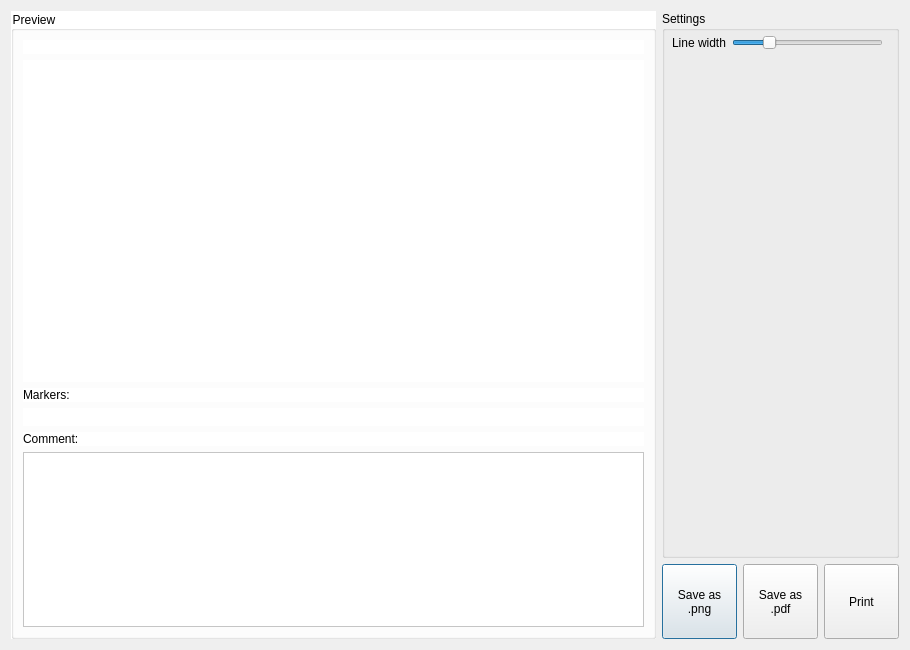
<?xml version="1.0" encoding="UTF-8"?>
<ui version="4.0">
 <class>Print</class>
 <widget class="QDialog" name="Print">
  <property name="geometry">
   <rect>
    <x>0</x>
    <y>0</y>
    <width>910</width>
    <height>650</height>
   </rect>
  </property>
  <property name="windowTitle">
   <string>Print</string>
  </property>
  <layout class="QHBoxLayout" name="horizontalLayout_2">
   <item>
    <widget class="QGroupBox" name="groupBoxGraph">
     <property name="styleSheet">
      <string notr="true">background-color: white;</string>
     </property>
     <property name="title">
      <string>Preview</string>
     </property>
     <layout class="QVBoxLayout" name="verticalLayout_5">
      <item>
       <layout class="QVBoxLayout" name="verticalLayout_4">
        <item>
         <widget class="QLabel" name="lineEditHead">
          <property name="text">
           <string/>
          </property>
         </widget>
        </item>
        <item>
         <widget class="QCustomPlot" name="widgetGraph" native="true">
          <property name="sizePolicy">
           <sizepolicy hsizetype="Preferred" vsizetype="Expanding">
            <horstretch>0</horstretch>
            <verstretch>0</verstretch>
           </sizepolicy>
          </property>
          <property name="minimumSize">
           <size>
            <width>500</width>
            <height>200</height>
           </size>
          </property>
         </widget>
        </item>
       </layout>
      </item>
      <item>
       <layout class="QVBoxLayout" name="verticalLayout_2">
        <item>
         <widget class="QLabel" name="label_2">
          <property name="text">
           <string>Markers:</string>
          </property>
         </widget>
        </item>
        <item>
         <widget class="QWidget" name="markersWidget" native="true">
          <layout class="QHBoxLayout" name="horizontalLayout_3">
           <item>
            <layout class="QGridLayout" name="markersLayout"/>
           </item>
          </layout>
         </widget>
        </item>
       </layout>
      </item>
      <item>
       <layout class="QVBoxLayout" name="verticalLayout">
        <item>
         <widget class="QLabel" name="label">
          <property name="sizePolicy">
           <sizepolicy hsizetype="Preferred" vsizetype="Maximum">
            <horstretch>0</horstretch>
            <verstretch>0</verstretch>
           </sizepolicy>
          </property>
          <property name="text">
           <string>Comment:</string>
          </property>
         </widget>
        </item>
        <item>
         <widget class="QTextEdit" name="textEditComment">
          <property name="sizePolicy">
           <sizepolicy hsizetype="Expanding" vsizetype="Minimum">
            <horstretch>0</horstretch>
            <verstretch>0</verstretch>
           </sizepolicy>
          </property>
          <property name="minimumSize">
           <size>
            <width>500</width>
            <height>50</height>
           </size>
          </property>
          <property name="maximumSize">
           <size>
            <width>16777215</width>
            <height>175</height>
           </size>
          </property>
         </widget>
        </item>
       </layout>
      </item>
     </layout>
    </widget>
   </item>
   <item>
    <layout class="QVBoxLayout" name="verticalLayout_3">
     <item>
      <widget class="QGroupBox" name="groupBoxSettings">
       <property name="minimumSize">
        <size>
         <width>225</width>
         <height>0</height>
        </size>
       </property>
       <property name="title">
        <string>Settings</string>
       </property>
       <widget class="QWidget" name="">
        <property name="geometry">
         <rect>
          <x>10</x>
          <y>20</y>
          <width>211</width>
          <height>24</height>
         </rect>
        </property>
        <layout class="QHBoxLayout" name="horizontalLayout_4">
         <item>
          <widget class="QLabel" name="label_3">
           <property name="text">
            <string>Line width</string>
           </property>
          </widget>
         </item>
         <item>
          <widget class="QSlider" name="lineSlider">
           <property name="minimum">
            <number>1</number>
           </property>
           <property name="maximum">
            <number>10</number>
           </property>
           <property name="pageStep">
            <number>1</number>
           </property>
           <property name="sliderPosition">
            <number>3</number>
           </property>
           <property name="orientation">
            <enum>Qt::Horizontal</enum>
           </property>
          </widget>
         </item>
        </layout>
       </widget>
      </widget>
     </item>
     <item>
      <layout class="QHBoxLayout" name="horizontalLayout">
       <item>
        <widget class="QPushButton" name="pngPrintBtn">
         <property name="minimumSize">
          <size>
           <width>75</width>
           <height>75</height>
          </size>
         </property>
         <property name="maximumSize">
          <size>
           <width>75</width>
           <height>75</height>
          </size>
         </property>
         <property name="text">
          <string>Save as
.png</string>
         </property>
        </widget>
       </item>
       <item>
        <widget class="QPushButton" name="pdfPrintBtn">
         <property name="minimumSize">
          <size>
           <width>75</width>
           <height>75</height>
          </size>
         </property>
         <property name="maximumSize">
          <size>
           <width>75</width>
           <height>75</height>
          </size>
         </property>
         <property name="text">
          <string>Save as
.pdf</string>
         </property>
        </widget>
       </item>
       <item>
        <widget class="QPushButton" name="printBtn">
         <property name="minimumSize">
          <size>
           <width>75</width>
           <height>75</height>
          </size>
         </property>
         <property name="maximumSize">
          <size>
           <width>75</width>
           <height>75</height>
          </size>
         </property>
         <property name="text">
          <string>Print</string>
         </property>
        </widget>
       </item>
      </layout>
     </item>
    </layout>
   </item>
  </layout>
 </widget>
 <customwidgets>
  <customwidget>
   <class>QCustomPlot</class>
   <extends>QWidget</extends>
   <header>qcustomplot.h</header>
   <container>1</container>
  </customwidget>
 </customwidgets>
 <resources/>
 <connections/>
</ui>
